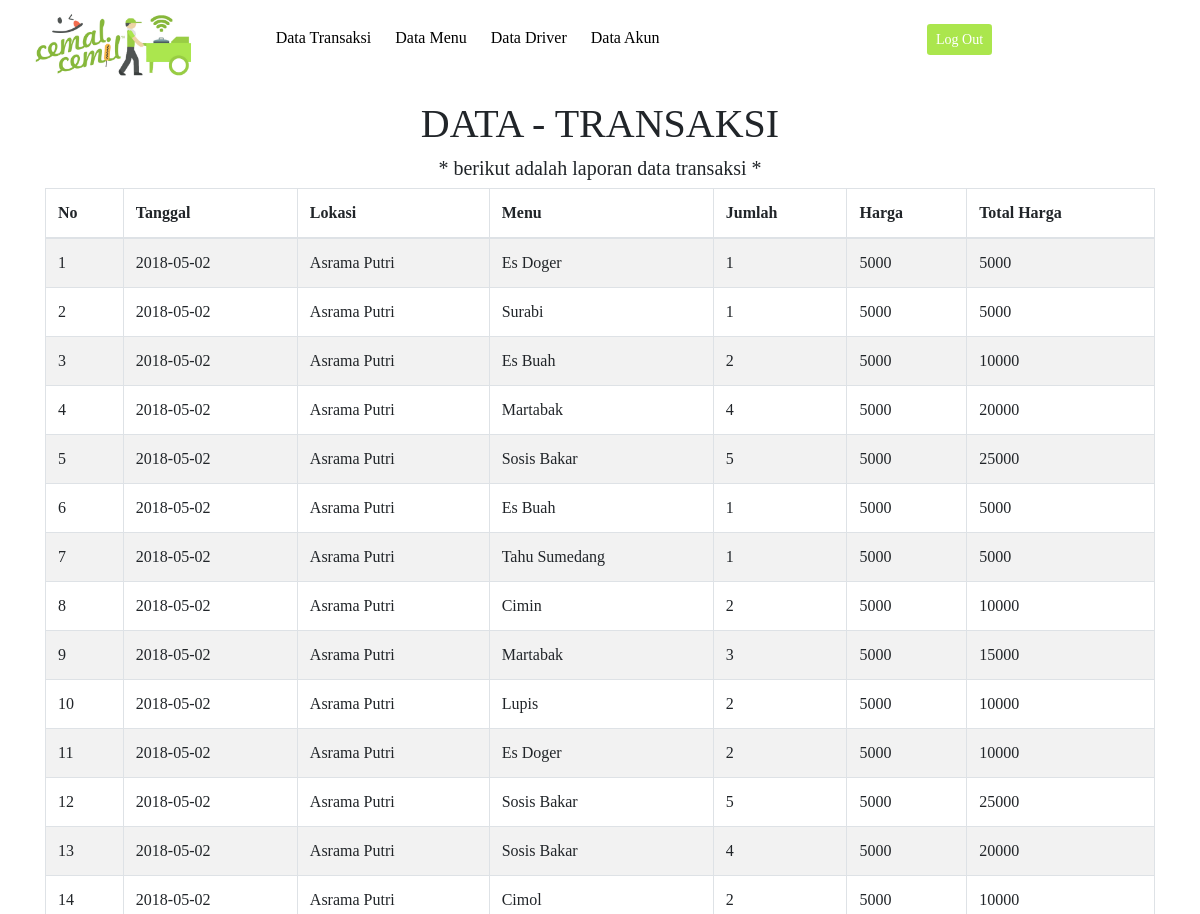
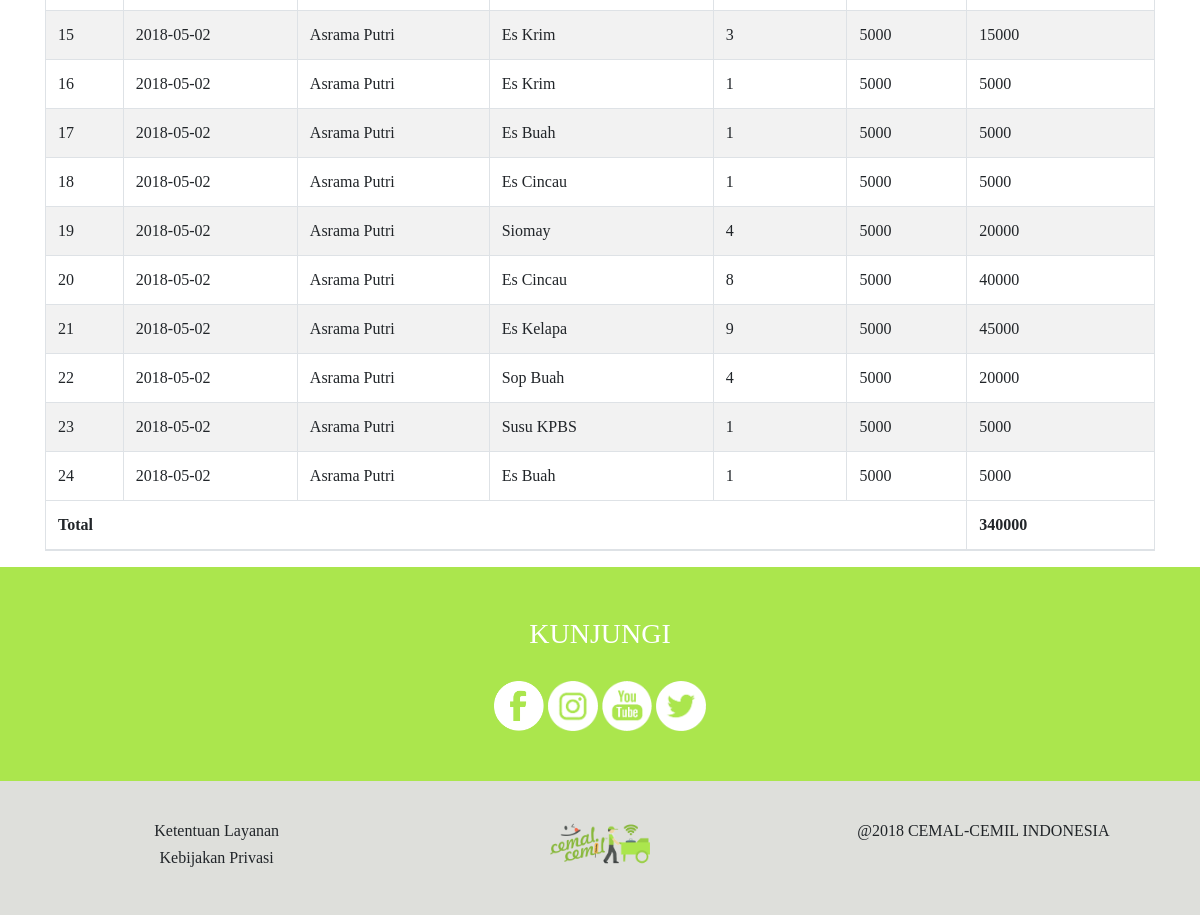
Screenshot of /index.php/datatransaksi with the database file from the repository (2 pictures, top to bottom).
### tables this page shows
CREATE TABLE `transaksi_tampil` (
  `id_detail` int(5) NOT NULL,
  `idTransaksi` int(5) NOT NULL,
  `tanggal` date NOT NULL,
  `namaFood` varchar(20) NOT NULL,
  `jumlah` int(5) NOT NULL,
  `harga` double NOT NULL,
  `lokasi` varchar(20) NOT NULL,
  `notes` varchar(50) NOT NULL,
  `namaDriver` varchar(20) NOT NULL
);

### application/controllers/Datatransaksi.php (called while the page is built, shortened)
<?php
class datatransaksi extends CI_Controller {
	function __construct(){
		$this->load->helper('url');
		$this->load->helper('form');
		$this->load->model('datatransaksi_model');
    }
	function index(){
		$data = array(
			'title' => 'Data Makanan',
			'cemalcemil' => $this->datatransaksi_model->get_data()
		);
		$this->load->view('datatransaksi',$data);
	}
}

### index.php (called while the page is built, shortened)
<?php
require_once BASEPATH.'core/CodeIgniter.php';

### application/models/Datatransaksi_model.php (called while the page is built, shortened)
<?php
class Datatransaksi_model extends CI_Model
{
    public function get_data()
	{
		$this->db->select('*');
		$this->db->from('transaksi_tampil');
		$query = $this->db->get();
		return $query->result();
	}
}
?>

### application/views/datatransaksi.php (the view, shortened to what this page needs)
<!DOCTYPE html>
<html>
<head>
	<link rel="stylesheet" href="<?php echo base_url(); ?>assets/monica/bootstrap/css/bootstrap.min.css">
</head>
<body>
	<nav class="navbar fixed-top bg-white">
		<div class="container-fluid">
			<div class="row">
				<div class="col-6 col-lg-2" id="nav_logo">
					<img src="<?php echo base_url(); ?>assets/monica/gambar/logo/logo_pth.jpg" style="width: 100%;">
				</div>
				<div class="col-6 col-lg-7" id="nav_list">
					<ul>
						<li><a href="<?php echo site_url('datatransaksi') ?>"> Data Transaksi </a></li>
						<li><a href="<?php echo site_url('inputMenuC') ?>"> Data Menu </a></li>
						<li><a href="<?php echo site_url('datadriver') ?>"> Data Driver </a></li>
						<li><a href="<?php echo site_url('dataakun') ?>"> Data Akun </a></li>
					</ul>
				</div>
				 <div class="col-6 col-lg-3" id="nav_button">
                        <button type="button" onclick="location.href='<?php echo site_url('login/logout');?>'" class="btn btn-sm" id="logout">Log Out</button>
                </div>
			</div>
		</div>
	</nav>
	<div class="container" id="menu">
		<h1 style="margin-top: 100px; text-align: center;"> DATA - TRANSAKSI </h1>
		<h5 style="text-align: center;"> * berikut adalah laporan data transaksi * </h5>
		<div class="row">
			<div class="col-md-12">
				<table id="table_id" class="table table-striped table-bordered" cellspacing="0" width="100%">
					<thead>
						<tr>
							<th> No </th>
							<th> Tanggal </th>
							<th> Lokasi </th>
							<th> Menu </th>
							<th> Jumlah </th>
							<th> Harga </th>
							<th> Total Harga </th>
						</tr>
					</thead>
					<tbody>
				        <?php $no=1; $total=0; foreach($cemalcemil as $view){
				        echo "
				        <tr>
				        <td>$no</td>
				        <td>$view->tanggal</td>
				        <td>$view->lokasi</td>
				        <td>$view->namaFood</td>
				        <td>$view->jumlah</td>
				        <td>$view->harga</td>
				        <td>".$view->jumlah*$view->harga."</td>
				        </tr>";
				        $total = $total+($view->jumlah*$view->harga);
				        $no++;
				        } ?>
				    </tbody>
				    <thead>
				    	<tr>
				            <th colspan="6"><b>Total</b></th>
				            <td><b><?php echo $total ?></b></td>
				        </tr>
				    </thead>
				</table>
			</div>
		</div>
	</div>
	<div class="container-fluid" id="kunjungi">
		<center>
		<h3 style="color: #ffffff; margin-bottom: 30px;"> KUNJUNGI </h3>
		<div class="row">
			<div class="col-lg-4">
			</div>
			<div class="col-lg-4">
				<a href="https://www.facebook.com/">
					<img src="<?php echo base_url(); ?>assets/monica/gambar/logo/p_facebook.png" id="logo_fb" style="width: 50px;">
				</a>
				<a href="https://www.instagram.com/">
					<img src="<?php echo base_url(); ?>assets/monica/gambar/logo/p_instagram.png" id="logo_ig" style="width: 50px;">
				</a>
				<a href="https://www.youtube.com/">
					<img src="<?php echo base_url(); ?>assets/monica/gambar/logo/p_youtube.png" id="logo_yt" style="width: 50px;">
				</a>
				<a href="https://www.twitter.com/">
					<img src="<?php echo base_url(); ?>assets/monica/gambar/logo/p_twitter.png" id="logo_tw" style="width: 50px;">
				</a>
			</div>
			<div class="col-lg-4">
			</div>
		</div>
	</center>
	</div>
	<div class="container-fluid" id="footer">
		<div class="row" id="footer">
			<div class="col-lg-4">
				<h6> Ketentuan Layanan </h6>
				<h6> Kebijakan Privasi</h6>
			</div>
			<div class="col-lg-4">
				<img src="<?php echo base_url(); ?>assets/monica/gambar/logo/logo.png" style="width: 30%;">
			</div>
			<div class="col-lg-4">
				<h6> @2018 CEMAL-CEMIL INDONESIA </h6>
			</div>
		</div>
	</div>
</body>
</html>

### rows the page displays
transaksi_tampil: tanggal "2018-05-02", lokasi "Asrama Putri", namaFood "Es Doger", jumlah "1", harga "5000", $view->jumlah*$view->harga "5000"
transaksi_tampil: tanggal "2018-05-02", lokasi "Asrama Putri", namaFood "Surabi", jumlah "1", harga "5000", $view->jumlah*$view->harga "5000"
transaksi_tampil: tanggal "2018-05-02", lokasi "Asrama Putri", namaFood "Es Buah", jumlah "2", harga "5000", $view->jumlah*$view->harga "10000"
transaksi_tampil: tanggal "2018-05-02", lokasi "Asrama Putri", namaFood "Martabak", jumlah "4", harga "5000", $view->jumlah*$view->harga "20000"
transaksi_tampil: tanggal "2018-05-02", lokasi "Asrama Putri", namaFood "Sosis Bakar", jumlah "5", harga "5000", $view->jumlah*$view->harga "25000"
transaksi_tampil: tanggal "2018-05-02", lokasi "Asrama Putri", namaFood "Es Buah", jumlah "1", harga "5000", $view->jumlah*$view->harga "5000"
transaksi_tampil: tanggal "2018-05-02", lokasi "Asrama Putri", namaFood "Tahu Sumedang", jumlah "1", harga "5000", $view->jumlah*$view->harga "5000"
transaksi_tampil: tanggal "2018-05-02", lokasi "Asrama Putri", namaFood "Cimin", jumlah "2", harga "5000", $view->jumlah*$view->harga "10000"
transaksi_tampil: tanggal "2018-05-02", lokasi "Asrama Putri", namaFood "Martabak", jumlah "3", harga "5000", $view->jumlah*$view->harga "15000"
transaksi_tampil: tanggal "2018-05-02", lokasi "Asrama Putri", namaFood "Lupis", jumlah "2", harga "5000", $view->jumlah*$view->harga "10000"
transaksi_tampil: tanggal "2018-05-02", lokasi "Asrama Putri", namaFood "Es Doger", jumlah "2", harga "5000", $view->jumlah*$view->harga "10000"
transaksi_tampil: tanggal "2018-05-02", lokasi "Asrama Putri", namaFood "Sosis Bakar", jumlah "5", harga "5000", $view->jumlah*$view->harga "25000"
transaksi_tampil: tanggal "2018-05-02", lokasi "Asrama Putri", namaFood "Sosis Bakar", jumlah "4", harga "5000", $view->jumlah*$view->harga "20000"
transaksi_tampil: tanggal "2018-05-02", lokasi "Asrama Putri", namaFood "Cimol", jumlah "2", harga "5000", $view->jumlah*$view->harga "10000"
transaksi_tampil: tanggal "2018-05-02", lokasi "Asrama Putri", namaFood "Es Krim", jumlah "3", harga "5000", $view->jumlah*$view->harga "15000"
transaksi_tampil: tanggal "2018-05-02", lokasi "Asrama Putri", namaFood "Es Krim", jumlah "1", harga "5000", $view->jumlah*$view->harga "5000"
transaksi_tampil: tanggal "2018-05-02", lokasi "Asrama Putri", namaFood "Es Buah", jumlah "1", harga "5000", $view->jumlah*$view->harga "5000"
transaksi_tampil: tanggal "2018-05-02", lokasi "Asrama Putri", namaFood "Es Cincau", jumlah "1", harga "5000", $view->jumlah*$view->harga "5000"
transaksi_tampil: tanggal "2018-05-02", lokasi "Asrama Putri", namaFood "Siomay", jumlah "4", harga "5000", $view->jumlah*$view->harga "20000"
transaksi_tampil: tanggal "2018-05-02", lokasi "Asrama Putri", namaFood "Es Cincau", jumlah "8", harga "5000", $view->jumlah*$view->harga "40000"
transaksi_tampil: tanggal "2018-05-02", lokasi "Asrama Putri", namaFood "Es Kelapa", jumlah "9", harga "5000", $view->jumlah*$view->harga "45000"
transaksi_tampil: tanggal "2018-05-02", lokasi "Asrama Putri", namaFood "Sop Buah", jumlah "4", harga "5000", $view->jumlah*$view->harga "20000"
transaksi_tampil: tanggal "2018-05-02", lokasi "Asrama Putri", namaFood "Susu KPBS", jumlah "1", harga "5000", $view->jumlah*$view->harga "5000"
transaksi_tampil: tanggal "2018-05-02", lokasi "Asrama Putri", namaFood "Es Buah", jumlah "1", harga "5000", $view->jumlah*$view->harga "5000"

### other values shown
$total "340000"
